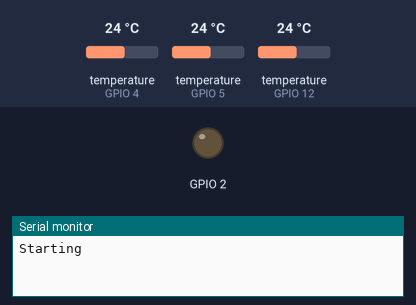
The sketch below on a simulated ESP8266 (NodeMCU). On the bench: output pins drawn as LEDs (lit = HIGH), the last lines printed to the serial monitor. The inputs (shaded band) are chosen by the test bench; at power-on: temperature (sensors on GPIO 4, GPIO 5, GPIO 12) 24 °C. EEPROM starts erased; no MQTT or app messages arrive unless stated. At 7.4 s the program puts the board to deep sleep or switches it off; the recording ends there.

Above: at 0.1 s.
At 5.4 s:
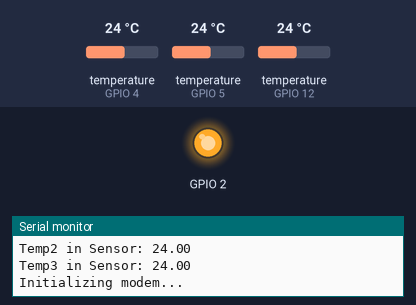
Timing chart, 0 to 7.4 s (numbered marks = the images above):
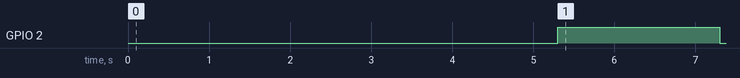

The sketch:

A7_Test_Sleep.ino
```cpp
#define TINY_GSM_MODEM_A7
//#define mqtt_server "79.161.196.15" //roar
#define mqtt_server "79.161.226.132" //JanCB
#define mqtt_port  1883

#define TINY_GSM_DEBUG Serial
#include <TinyGsmClient.h>
#include <PubSubClient.h>
#include <ArduinoJson.h>
#include <DallasTemperature.h>
#include <OneWire.h>
#include <EEPROM.h>
#include <ESP8266WiFi.h>

// Your GPRS credentials
// Leave empty, if missing user or pass
const char apn[]  = "telenor.smart";
const char user[] = "";
const char pass[] = "";

// Dallas Temperature (18B20) sensor
#define TEMP_PIN1 12 //Inside the box
#define TEMP_PIN2 4 //Outside the box
#define TEMP_PIN3 5 //Extra, AUX

OneWire oneWire1(TEMP_PIN1);
DallasTemperature tempSensor1(&oneWire1);
OneWire oneWire2(TEMP_PIN2);
DallasTemperature tempSensor2(&oneWire2);
OneWire oneWire3(TEMP_PIN3);
DallasTemperature tempSensor3(&oneWire3);

// or Software Serial on Uno, Nano
#include <SoftwareSerial.h>
SoftwareSerial SerialAT(13, 14); // RX, TX

TinyGsm modem(SerialAT);
TinyGsmClient client(modem);
PubSubClient mqtt(client);

const char * clientId = "22:22:22:22:22:22";
const char * username = "";
const char * password = "";

const char* publishTopic = "sensors/out/22:22:22:22:22:22";
const char* subscribeTopic = "sensors/in/22:22:22:22:22:22";

long lastReconnectAttempt = 0;

void setup() {

  Serial.println("Starting");
  // Set console baud rate
  Serial.begin(115200);
  // Set GSM module baud rate
  SerialAT.begin(115200);
  delay(3000);

  float lastTemp1 = 0;
  float lastTemp2 = 0;
  float lastTemp3 = 0;
  int lastkeepAliveCnt = 0;

  //Open eeprom and get value on adr 1,2,3
  EEPROM.begin(512);
  lastTemp1 = EEPROM.read(0);
  lastTemp2 = EEPROM.read(1);
  lastTemp3 = EEPROM.read(2);

  //Get lastKeepAliveCnt and multiply with 1
  lastkeepAliveCnt = EEPROM.read(3);
  lastkeepAliveCnt += 1;
  EEPROM.write(3, lastkeepAliveCnt);
  EEPROM.commit();

  Serial.print("Temp1 in EEPROM: ");Serial.println(lastTemp1);
  Serial.print("Temp2 in EEPROM: ");Serial.println(lastTemp3);
  Serial.print("Temp3 in EEPROM: ");Serial.println(lastTemp3);
  //Get Temp from Temp Sensor 1,2,3
  tempSensor1.requestTemperatures();
  tempSensor2.requestTemperatures();
  tempSensor3.requestTemperatures();

  float temp1 = tempSensor1.getTempCByIndex(0);
  float temp2 = tempSensor2.getTempCByIndex(0);
  float temp3 = tempSensor3.getTempCByIndex(0);
  if(temp1 == -127){temp1 = 0;};
  if(temp2 == -127){temp2 = 0;};
  if(temp3 == -127){temp3 = 0;};
  Serial.print("Temp1 in Sensor: ");Serial.println(temp1);
  Serial.print("Temp2 in Sensor: ");Serial.println(temp2);
  Serial.print("Temp3 in Sensor: ");Serial.println(temp3);

  //Check if temp1,2,3 is different then from EEPROM and is more then 0.25 in different, if so we need to send the value
  if( abs(lastTemp1 - temp1) > 1 || abs(lastTemp2 - temp2) > 1 || abs(lastTemp3 - temp3) > 1)
  {

      EEPROM.write(0, temp1);
      EEPROM.write(1, temp2);
      EEPROM.write(2, temp3);
      EEPROM.commit();

      connectModem();
      sendTemp(temp1,temp2,temp3);
      //Disconnect Modem GPRS Connection
      modem.gprsDisconnect();
  }else
  {
    //Check if we need to send I'm alive, after 6 Sleeps (10minutes sleep interval x 6 = 1 hour)
    if (lastkeepAliveCnt == 6)
    {
       EEPROM.write(3, 0);
       EEPROM.commit();
      connectModem();
      sendMqttMessage("I'm alive");
      modem.gprsDisconnect();
    }
  }

  //Close EEPROM Connection
  EEPROM.end();
  Serial.println("Going to sleep for 10 minutes");
  //Go to sleep for 10 minutes
  //Set Modem to Low Power Mode, GPIO1/INT or RST High through Trans, tie to GND to enter mode and High to start
  ESP.deepSleep(600000000, WAKE_RF_DISABLED);
}

void connectModem()
{
    // Restart takes quite some time
    // To skip it, call init() instead of restart()
    Serial.println("Initializing modem...");

    //Power modem
    pinMode(2, OUTPUT);
    digitalWrite(2, HIGH);
    delay(2000);
    digitalWrite(2, LOW);

    modem.restart();

    Serial.print("Waiting for network...");
    if (!modem.waitForNetwork()) {
      Serial.println(" fail");
      while (true);
    }
    Serial.println(" OK");

    Serial.print("Connecting to ");
    Serial.print(apn);
    if (!modem.gprsConnect(apn, user, pass)) {
      Serial.println(" fail");
      while (true);
    }

    Serial.println(" OK");
    Serial.print("Signal Quality: "); Serial.println(modem.getSignalQuality());
    // MQTT Broker setup
    mqtt.setServer(mqtt_server, mqtt_port);
    mqtt.setCallback(mqttCallback);

   //Start MQTT
    mqtt.loop();
    delay(10);
    if (!mqtt.connected())
    {
      yield();
      reconnect();
    }
}

void mqttCallback(char* topic, byte* payload, unsigned int len)
{
  Serial.println("Incomming Message");
  char message[1024];
  for (int i = 0; i < len; i++)
    message[i] = payload[i];
  message[len] = 0;

  DynamicJsonBuffer jsonBuffer;
  JsonObject& json = jsonBuffer.parseObject(message);
  if (getJsonValue(json, "command").equals("Echo"))
    {
      String vMessage = String("Echo: ") + getJsonValue(json, "message");
      sendMqttMessage(vMessage);
    }
}

String getJsonValue(JsonObject& json, String key)
{
  for (JsonObject::iterator it = json.begin(); it != json.end(); ++it) {
    if (key.equals(it->key))
      return String(it->value.asString());
  }
  return String("");
}

void loop()
{

}

void sendMqttMessage(String messageSend)
{
    StaticJsonBuffer<500> jsonBuffer;
    JsonObject& json = jsonBuffer.createObject();
    json["id"] = clientId;
    json["up"] = millis() / 1000;
    json["hwName"] = "xns.test.gsm";
    json["hwRevision"] = "A";
    json["fwRevision"] = "1.0.0.1";
    json["message"] = messageSend;
    String msg;
    json.printTo(msg);
    mqtt.publish(publishTopic, msg.c_str());
}

void sendTemp(float temp1, float temp2, float temp3)
{

    StaticJsonBuffer<500> jsonBuffer;
    JsonObject& json = jsonBuffer.createObject();
    JsonObject& data = jsonBuffer.createObject();
    JsonObject& temperatures = data.createNestedObject("Temperatures");
    if (temp1 != -127)
      temperatures["in"] = String(temp1);
    if (temp2 != -127)
      temperatures["out"] = String(temp2);
    if (temp3 != -127)
      temperatures["aux"] = String(temp3);
    data["SignalQuality"] = modem.getSignalQuality();

    json["id"] = clientId;
    json["up"] = millis() / 1000;
    json["hwName"] = "xns.test.gsm";
    json["hwRevision"] = "A";
    json["fwRevision"] = "1.0.0.1";
    json["data"] = data;

    String msg;
    json.printTo(msg);
    mqtt.publish(publishTopic, msg.c_str());
    Serial.println(msg);
}

void reconnect()
{
  int retries = 0;
  switch(modem.getRegistrationStatus())
  {
    case 1:
    case 5:
      // Loop until we're reconnected
      while (!mqtt.connected())
      {
        retries += 1;
        Serial.print("Attempting MQTT connection...");
        // Attempt to connect
        yield();
        if (mqtt.connect(clientId,"jancb","Bak007Ard"))
        {
          yield();
          Serial.println("Connected");
          yield();
          // Once connected, publish an announcement...
          mqtt.subscribe(subscribeTopic);
          sendMqttMessage("Connected");
          yield();
        } else
        {
          Serial.print("failed, rc=");
          Serial.print(mqtt.state());
          Serial.println(" try again in 5 seconds");
          // Wait 3 seconds before retrying
          delay(3000);
          //Try to restart modem if MQTT cannot connect after 5 times
          if(retries == 5)
          {
            reConnectModem();
            retries == 0;
          }
        }
      }
    break;
    default:
      Serial.println("Lost Connection");
      reConnectModem();
      break;
  }
}

void reConnectModem()
{
    yield();
    modem.restart();
    yield();
    Serial.print("Waiting for network...");
    if (!modem.waitForNetwork()) {
      Serial.println(" fail");
      while (true);
    }
    Serial.println(" OK");
    yield();
    Serial.print("Connecting to ");
    Serial.print(apn);
    yield();
    if (!modem.gprsConnect(apn, user, pass)) {
      Serial.println(" fail");
    }
    yield();
}
```

Measured:
- by itself, GPIO 2: LOW → HIGH at 5.3 s, → LOW 2.0 s later
